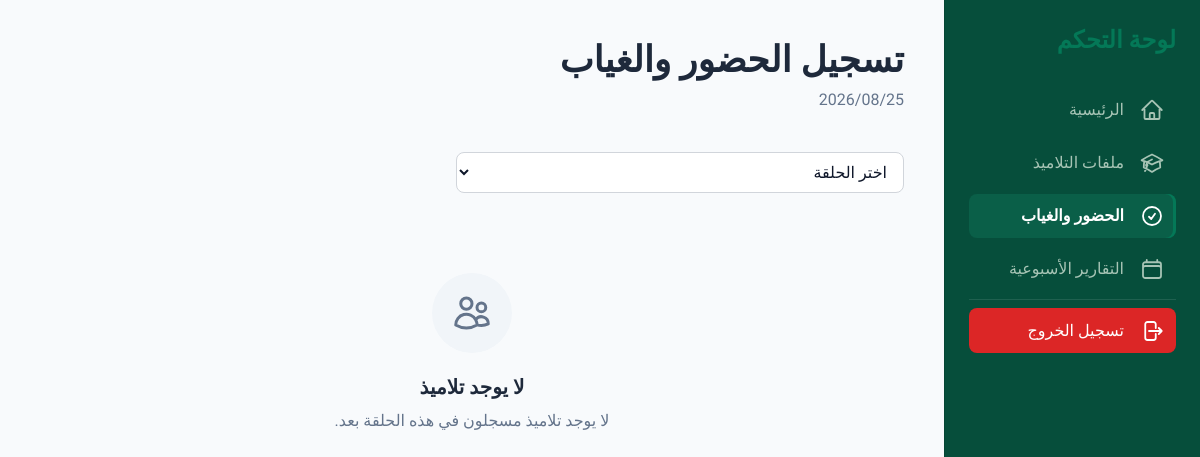
The app's page /attendance/students/2/ (signed in), older data.
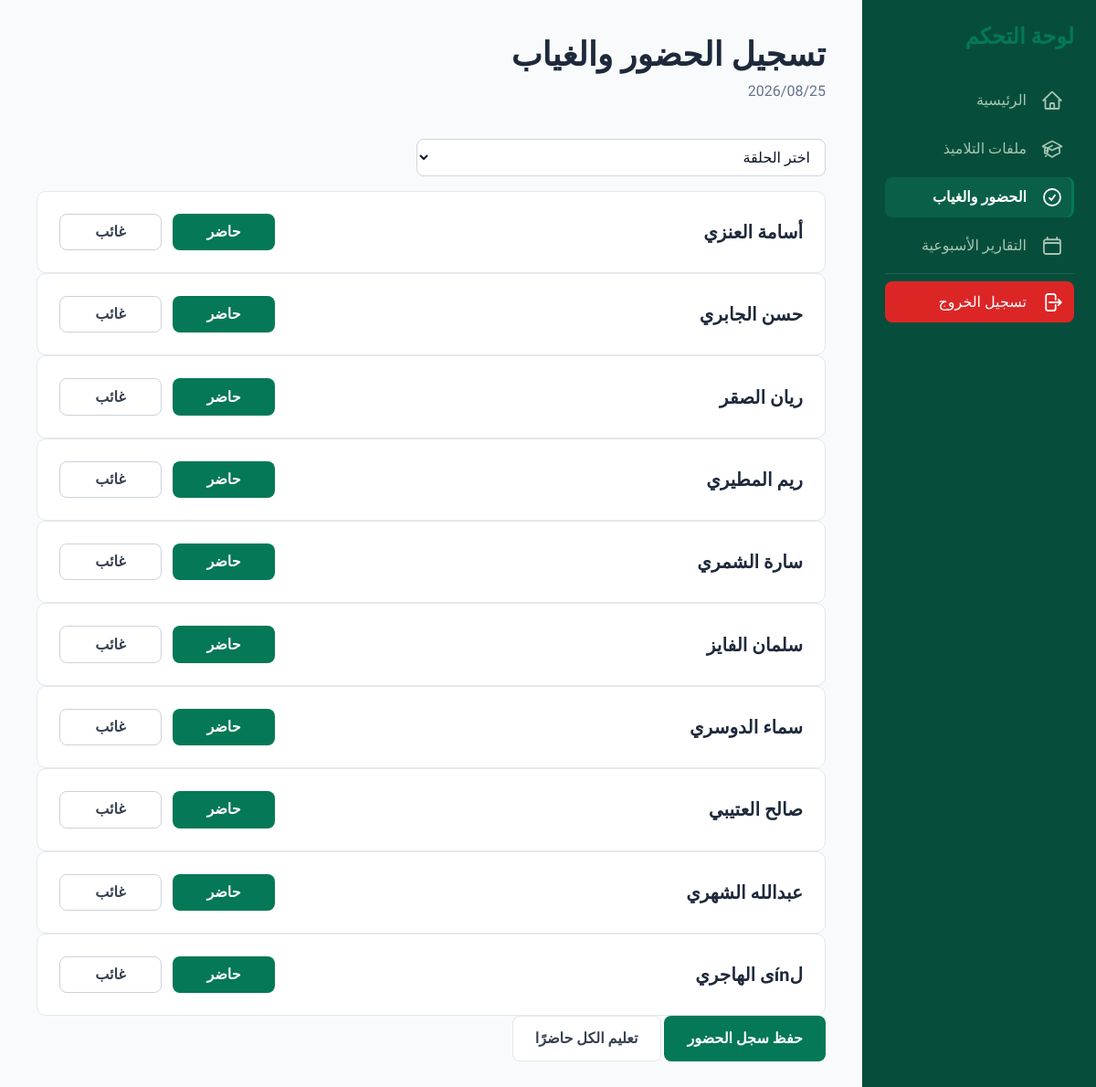
The same page, newer data.
### students/models.py (models this page shows, shortened)
class Student(models.Model):
    name=models.CharField(max_length=100,blank=False,null=False)
    address=models.CharField(max_length=100,blank=False,null=False)
    tel=models.CharField(max_length=10,blank=False,null=False)
    date_birth=models.DateField(blank=False,null=False)
    halaqa=models.ForeignKey(Halaqa,on_delete=models.SET_NULL,blank=False,null=True)
    add_course=models.CharField(max_length=50,blank=True,null=True)
    grade=models.ForeignKey('students.Grade',on_delete=models.SET_NULL,blank=False,null=True)
    status=models.BooleanField(default=True)

### attendances/views.py (the view, shortened to what this page needs)
# urls.py: path('students/<int:pk>/',staff_required(StudentAttList.as_view()),name='student_attendance'),
class StudentAttList(ListView):
    template_name='attendances/student_att.html'
    model=Student
    context_object_name='students_att'
    def get_queryset(self):
        today=date.today()
        user=self.request.user
        queryset=Student.objects.filter(halaqa__res_teacher__user_name=user,status=True)
        selected_halaqa=_to_int(self.request.GET.get("selected_halaqa"))
        if selected_halaqa:
            queryset=queryset.filter(halaqa__id=selected_halaqa)
        att_today=Subquery(
            StudAttendance.objects.filter(student=OuterRef('pk'),day=today).values('status')[:1]
        )
        notes_today=Subquery(
            StudAttendance.objects.filter(student=OuterRef('pk'),day=today).values('notes')[:1]
        )
        att_id=Subquery(
            StudAttendance.objects.filter(student=OuterRef('pk'),day=today).values('id')[:1]
        )
        queryset=queryset.annotate(
            att_status=att_today, att_notes=notes_today, att_id=att_id
        ).order_by('halaqa__name','name')
        return queryset
    def get_context_data(self, **kwargs):
        context=super().get_context_data(**kwargs)
        user=self.request.user
        halaqats=Halaqa.objects.filter(res_teacher__user_name=user).order_by('name')
        context['halaqats']=halaqats
        context['today_date']=date.today()
        return context

### attendances/views.py (called while the page is built)
def _to_int(value):
    try:
        return int(value)
    except (TypeError, ValueError):
        return None

### halaqs/models.py (called while the page is built)
    def __str__(self):
        return self.name

### templates/attendances/student_att.html (shortened to what this page needs)
{% extends 'teachers/t_base.html'%}
{% load static %}
{% block content %}
            <main class="p-6 md:p-10">
                <header class="flex flex-col sm:flex-row sm:justify-between sm:items-center mb-10">
                    <div>
                        <h1 class="text-3xl md:text-4xl font-black">تسجيل الحضور والغياب</h1>
                        <p class="text-slate-500 mt-2">{{ today_date|date:"Y/m/d" }}</p>
                    </div>
                </header>
                <div class="space-y-4">
                    <form method="get">
                        <select name="selected_halaqa" aria-label="اختيار الحلقة"
                        class="select max-w-md"
                        onchange="this.form.submit()"
                        >
                            <option value="">اختر الحلقة</option>
                        </select>
                    </form>
                    {% if students_att %}
                    <form method='post'>
                        {% for student_at in students_att %}
                        <div class="card p-4 sm:p-6 student-card">
                            <div class="flex flex-col sm:flex-row justify-between items-center">
                                <span class="text-xl font-semibold mb-4 sm:mb-0">{{ student_at.name }}</span>
                                <div class="flex items-center gap-3">
                                    <button type='button' class="att-btn present-btn {% if student_at.att_status == True %}on-present{% endif %}">حاضر</button>
                                    <button type='button' class="att-btn absent-btn {% if student_at.att_status == False %}on-absent{% endif %}">غائب</button>
                                </div>
                            </div>
                        </div>
                        {% endfor %}
                        <button type='submit' class="btn btn-primary px-6 py-3">
                        حفظ سجل الحضور
                        </button>
                        <button type='button' id="mark-all-present" class="btn btn-secondary px-6 py-3">
                        تعليم الكل حاضرًا
                        </button>
                    </form>
                    {% else %}
                    <div class="mt-8">
                        {% include 'partials/_empty_state.html' with title='لا يوجد تلاميذ' subtitle='لا يوجد تلاميذ مسجلون في هذه الحلقة بعد.' icon='partials/icons/users.svg' %}
                    </div>
                    {% endif %}
                </div>
            </main>
{% endblock %}

Row changes from the older to the newer data that the page shows:
added Student: name "أسامة العنزي"
added Student: name "حسن الجابري"
added Student: name "ريان الصقر"
added Student: name "ريم المطيري"
added Student: name "سارة الشمري"
added Student: name "سلمان الفايز"
added Student: name "سماء الدوسري"
added Student: name "صالح العتيبي"
added Student: name "عبدالله الشهري"
added Student: name "لínى الهاجري"
Text that changed along with them:
{{ title }}: "لا يوجد تلاميذ" → (not shown)
{{ subtitle }}: "لا يوجد تلاميذ مسجلون في هذه الحلقة بعد." → (not shown)
text now shown: "حفظ سجل الحضور تعليم الكل حاضرًا"
